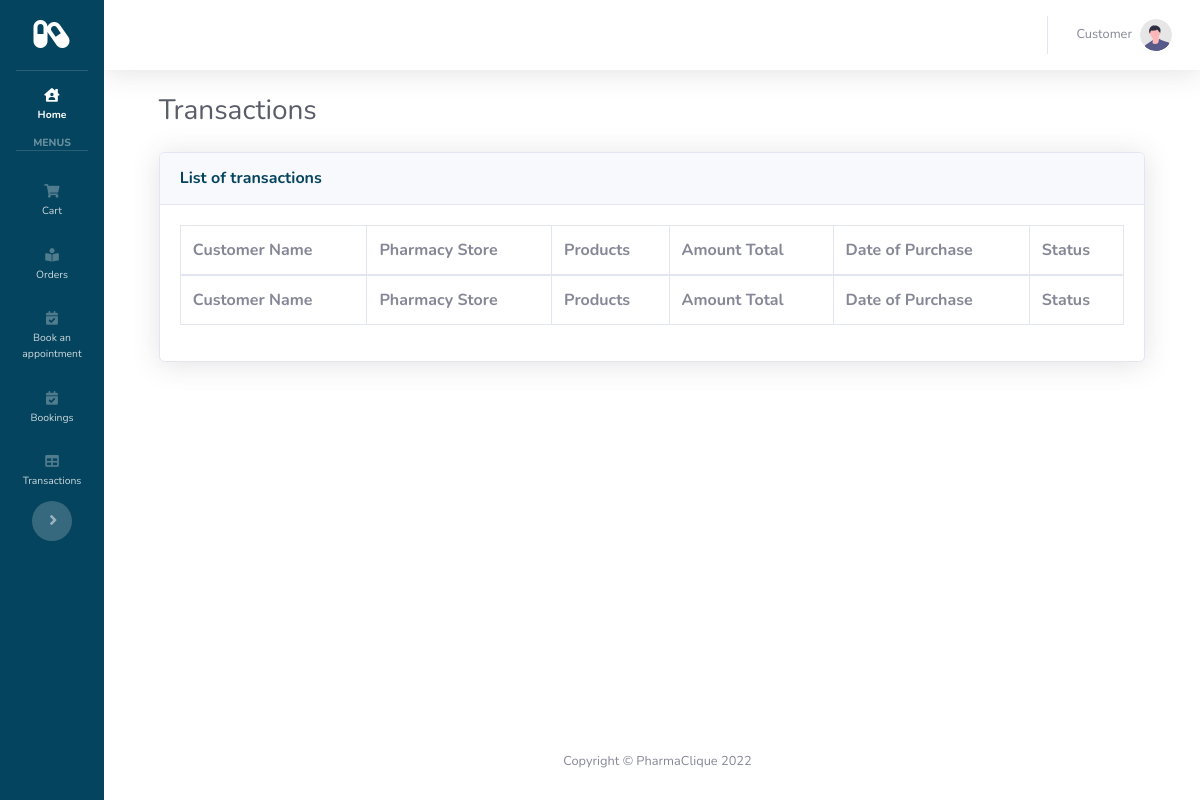
The app's page /users/transactions.php (signed in), older data.
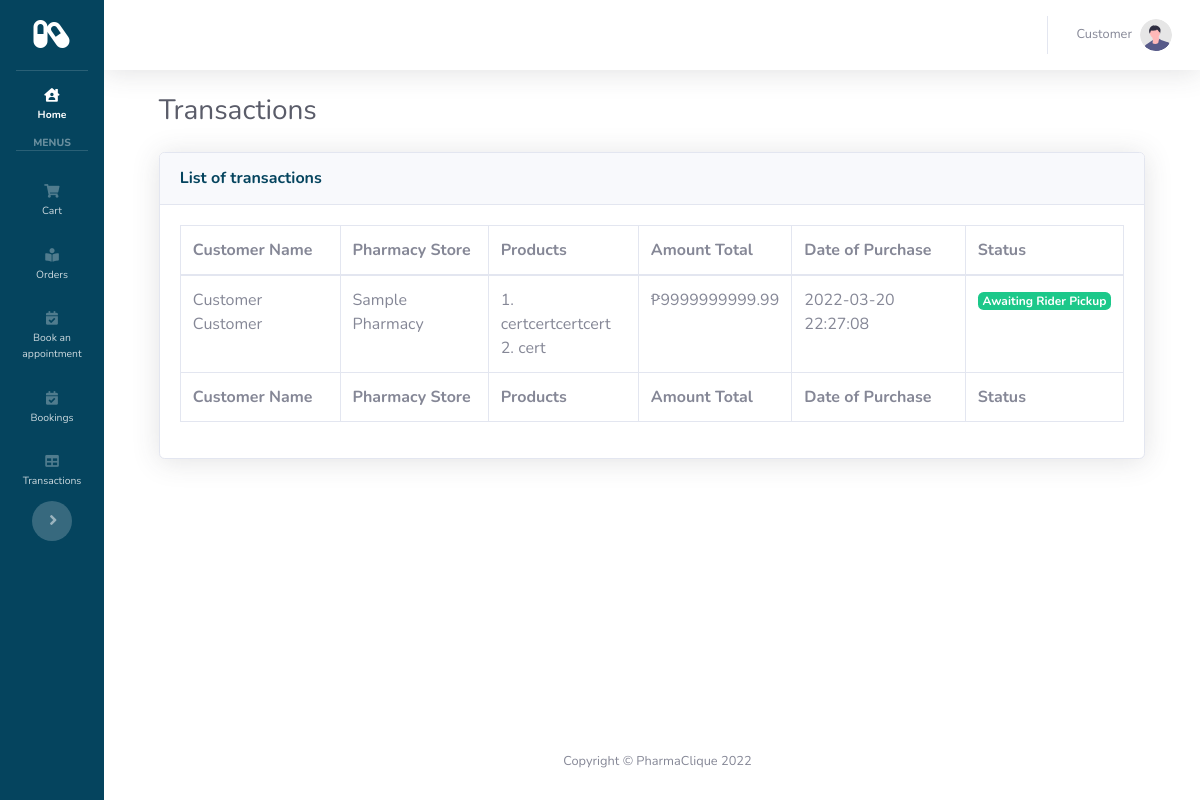
The same page, newer data.
### tables this page shows
CREATE TABLE `transaction` (
  `id` int(12) NOT NULL,
  `pharmacy_id` int(12) NOT NULL,
  `user_id` int(12) NOT NULL,
  `transaction_date` datetime NOT NULL,
  `total_amount` decimal(12,2) NOT NULL,
  `amount_paid` decimal(12,2) NOT NULL,
  `user_long` text NOT NULL,
  `user_lat` text NOT NULL,
  `status` int(1) NOT NULL DEFAULT 0,
  `delivery_charge` decimal(12,2) NOT NULL DEFAULT 0.00
);

CREATE TABLE `users` (
  `id` int(12) NOT NULL,
  `firstname` varchar(256) DEFAULT NULL,
  `lastname` varchar(256) DEFAULT NULL,
  `email` varchar(256) DEFAULT NULL,
  `phone_number` varchar(12) DEFAULT '09000000000',
  `password` varchar(128) DEFAULT NULL,
  `role` int(12) DEFAULT NULL,
  `validated` tinyint(1) DEFAULT 1
);

CREATE TABLE `pharmacy_store` (
  `id` int(12) NOT NULL,
  `user_id` int(12) NOT NULL,
  `store_name` varchar(64) DEFAULT NULL,
  `description` text DEFAULT NULL,
  `address` varchar(128) DEFAULT NULL,
  `longitude` varchar(128) DEFAULT '120.59241763989398',
  `latitude` varchar(128) DEFAULT '15.1585504',
  `updated_at` timestamp NULL DEFAULT current_timestamp()
);

CREATE TABLE `cart` (
  `id` int(12) NOT NULL,
  `user_id` int(12) NOT NULL,
  `product_id` int(12) NOT NULL,
  `pharmacy_id` int(12) NOT NULL,
  `count` int(12) NOT NULL DEFAULT 1,
  `price` decimal(12,2) NOT NULL,
  `subtotal` decimal(12,2) NOT NULL,
  `check_out` int(1) NOT NULL DEFAULT 0,
  `updated_at` datetime NOT NULL DEFAULT current_timestamp(),
  `transaction_id` int(12) NOT NULL
);

CREATE TABLE `pharmacy_products` (
  `id` int(12) NOT NULL,
  `store_id` int(12) NOT NULL,
  `product_code` varchar(12) DEFAULT NULL,
  `product_name` varchar(128) DEFAULT NULL,
  `product_description` text DEFAULT NULL,
  `product_url` varchar(128) DEFAULT 'dummy.jpeg',
  `product_stock` int(12) DEFAULT 99,
  `product_price` varchar(12) NOT NULL DEFAULT '0',
  `product_brand` varchar(128) DEFAULT NULL,
  `product_weight` varchar(128) NOT NULL DEFAULT '0',
  `product_category_id` int(12) NOT NULL,
  `updated_at` datetime NOT NULL DEFAULT current_timestamp()
);

### users/transactions.php (the view, shortened to what this page needs)
<?php
include("head.php");
$session_user_id = $_SESSION['user_id'];
$transactions = mysqli_query($mysqli, "SELECT *, t.id as transaction_id FROM transaction t
JOIN pharmacy_store ps
ON t.pharmacy_id = ps.id
JOIN users u
ON u.id = t.user_id
WHERE t.user_id = '$session_user_id'
");
?>
<head>
    <link href="../vendor/datatables/dataTables.bootstrap4.min.css" rel="stylesheet">
</head>
<body id="page-top">
    <div id="wrapper">
        <?php include("sidebar.php"); ?>
        <div id="content-wrapper" class="d-flex flex-column">
            <div id="content">
                <?php include("topbar.php"); ?>
                <div class="container-fluid">
                    <h1 class="h3 mb-2 text-gray-800">Transactions</h1>
                    <div class="card shadow mb-4">
                        <div class="card-header py-3">
                            <h6 class="m-0 font-weight-bold text-primary">List of transactions</h6>
                        </div>
                        <div class="card-body">
                        <div class="table-responsive">
                                <table class="table table-bordered" id="transactionTable" width="100%" cellspacing="0">
                                    <thead>
                                        <tr>
                                            <th>Customer Name</th>
                                            <th>Pharmacy Store</th>
                                            <th>Products</th>
                                            <th>Amount Total</th>
                                            <th>Date of Purchase</th>
                                            <th>Status</th>
                                        </tr>
                                    </thead>
                                    <tfoot>
                                        <tr>
                                            <th>Customer Name</th>
                                            <th>Pharmacy Store</th>
                                            <th>Products</th>
                                            <th>Amount Total</th>
                                            <th>Date of Purchase</th>
                                            <th>Status</th>
                                        </tr>
                                    </tfoot>
                                    <tbody>
                                    <?php while($transaction = mysqli_fetch_array($transactions)){ ?>
                                        <tr>
                                            <td><?php echo $transaction["firstname"]." ".$transaction["lastname"]; ?></td>
                                            <td><?php echo $transaction["store_name"]; ?></td>
                                            <td>
                                            <?php
                                                $counter = 1;
                                                $transaction_id = $transaction["transaction_id"];
                                                $products = mysqli_query($mysqli, "SELECT * FROM cart c
                                                JOIN pharmacy_products pp
                                                ON pp.id = c.product_id
                                                WHERE c.transaction_id = '$transaction_id' ");
                                                while($product = mysqli_fetch_array($products)){
                                                    echo $counter.". ".$product["product_name"]."<br>";
                                                    $counter++;
                                                }
                                            ?>
                                            </td>
                                            <td>₱<?php echo $transaction["total_amount"]; ?></td>
                                            <td><?php echo $transaction["transaction_date"]; ?></td>
                                            <td>
                                                <?php if($transaction["status"] == '-1'){ ?>
                                                    <span class="badge badge-success">Awaiting Rider Pickup</span>
                                                <?php } ?>
                                            </td>
                                        </tr>
                                    <?php } ?>
                                    </tbody>
                                </table>
                            </div>
                        </div>
                    </div>
                </div>
            </div>
            <?php include("footer.php"); ?>
</body>
</html>

### users/head.php (shortened to what this page needs)
<!DOCTYPE html>
<html lang="en">
<head>
    <link href="../vendor/fontawesome-free/css/all.min.css" rel="stylesheet" type="text/css">
    <link href="../css/sb-admin-2.css" rel="stylesheet">
    <link rel="stylesheet" href="https://cdnjs.cloudflare.com/ajax/libs/leaflet/1.0.3/leaflet.css" />
    <link rel="stylesheet" href="../css/mapbox-gl.css" />
    <link rel="stylesheet" href="../css/leaflet-routing-machine.css" />
    <link rel="stylesheet" href="../css/products.css" />
    <link rel="stylesheet" href="../css/chats.css" />
</head>

### users/sidebar.php (shortened to what this page needs)
<nav>
    <ul class="navbar-nav bg-gradient-primary sidebar sidebar-dark accordion toggled" id="accordionSidebar">
        <a class="sidebar-brand d-flex align-items-center justify-content-center" href="index.php">
            <div class="sidebar-brand-icon">
                <i class="fas fa-capsules"></i>
            </div>
        </a>
        <hr class="sidebar-divider my-0">
        <li class="nav-item active">
            <a class="nav-link" href="index.php">
                <i class="fas fa-house-user"></i>
                <span>Home</span>
            </a>
        </li>
        <div class="sidebar-heading">
            Menus
        </div>
        <hr class="sidebar-divider d-none d-md-block">
        <li class="nav-item">
            <a class="nav-link" href="cart.php">
                <i class="fas fa-shopping-cart"></i>
                <span>Cart</span></a>
        </li>
        <li class="nav-item">
            <a class="nav-link" href="orders.php">
                <i class="fas fa-book-reader"></i>
                <span>Orders</span></a>
        </li>
        <li class="nav-item">
            <a class="nav-link" href="book_an_appointment.php">
            <i class="fas fa-calendar-check"></i>
                <span>Book an appointment</span></a>
        </li>
        <li class="nav-item">
            <a class="nav-link" href="bookings.php">
            <i class="fas fa-calendar-check"></i>
                <span>Bookings</span></a>
        </li>
        <li class="nav-item">
            <a class="nav-link" href="transactions.php">
                <i class="fas fa-table"></i>
                <span>Transactions</span></a>
        </li>
        <div class="text-center d-none d-md-inline">
            <button class="rounded-circle border-0" id="sidebarToggle"></button>
        </div>
    </ul>
</nav>

### users/topbar.php (shortened to what this page needs)
<nav class="navbar navbar-expand navbar-light bg-white topbar mb-4 static-top shadow">
<ul class="navbar-nav ml-auto">
    <li class="nav-item dropdown no-arrow">
        <a class="nav-link dropdown-toggle" href="#" id="userDropdown" role="button"
           data-toggle="dropdown" aria-haspopup="true" aria-expanded="false">
            <span class="mr-2 d-none d-lg-inline text-gray-600 small"><?php echo $_SESSION['firstname'] ." ". $_SESSION['lastname']; ?></span>
            <img class="img-profile rounded-circle"
                 src="../img/undraw_profile.svg">
        </a>
    </li>
</ul>
</nav>

### users/footer.php (shortened to what this page needs)
<footer class="sticky-footer bg-white">
    <div class="container my-auto">
        <div class="copyright text-center my-auto">
            <span>Copyright &copy; PharmaClique <?php echo date("Y"); ?></span>
        </div>
    </div>
</footer>
</div>
</div>

### css/products.css (style rules this page uses)
.container { display: block; position: relative; padding-left: 35px; margin-bottom: 12px; cursor: pointer; font-size: 22px; -webkit-user-select: none; -moz-user-select: none; -ms-user-select: none; user-select: none; }

### users/sidebar.php (style rules this page uses)
nav ul { position: sticky !important; top: 0; z-index: 99; white-space: normal; }
nav ul li a { white-space: normal !important; }

Row changes from the older to the newer data that the page shows:
added transaction: user.firstname "Customer", user.lastname "Customer", pharmacy_store.store_name "Sample Pharmacy", total_amount "9999999999.99", transaction_date "2022-03-20 22:27:08", status "Awaiting Rider Pickup"
added cart: product.product_name "certcertcertcert"
added cart: product.product_name "cert"
